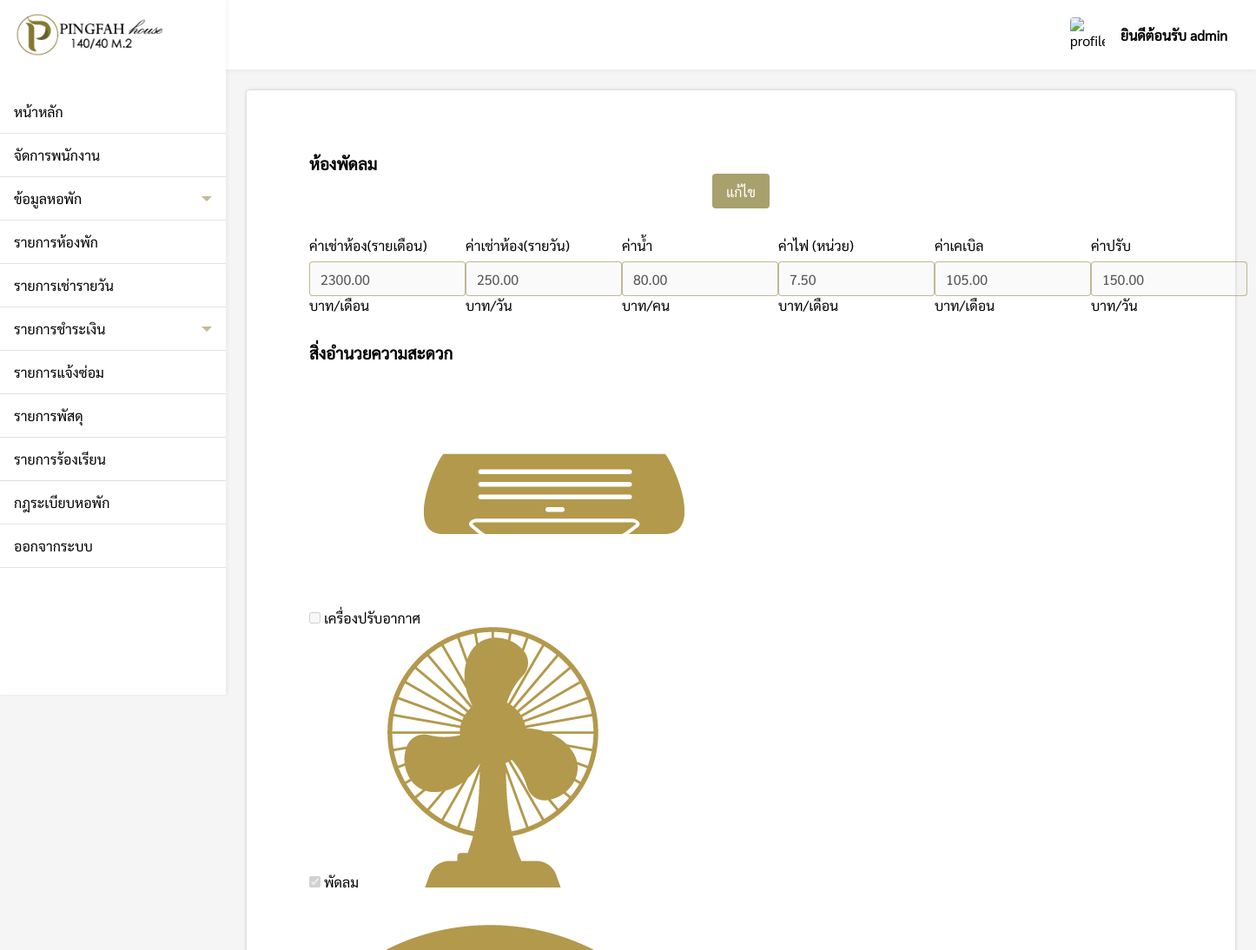
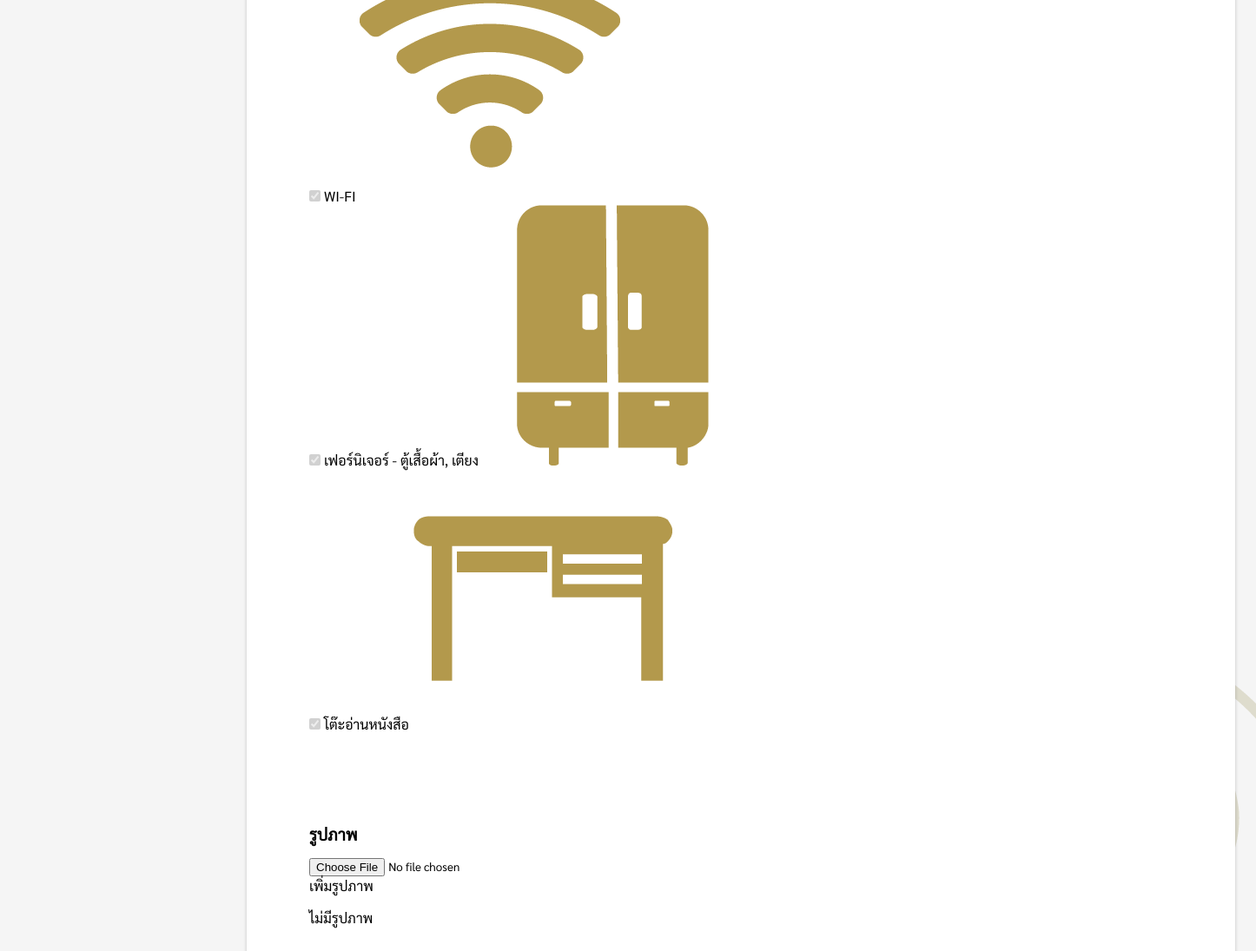
/pages/admin/roomDetail/detail.php?type=fan (signed in), run on the app's committed database (2 pictures, top to bottom).
### tables this page shows
CREATE TABLE `roomdetail` (
  `type` varchar(255) NOT NULL,
  `water_bill` float(255,2) NOT NULL,
  `elec_bill` float(255,2) NOT NULL,
  `cable_charge` float(255,2) NOT NULL,
  `fines` float(255,2) NOT NULL,
  `price` float(255,2) NOT NULL,
  `daily_price` float(255,2) NOT NULL,
  `sv_fan` varchar(2) DEFAULT NULL,
  `sv_air` varchar(2) DEFAULT NULL,
  `sv_wifi` varchar(2) DEFAULT NULL,
  `sv_furniture` varchar(2) DEFAULT NULL,
  `sv_readtable` varchar(2) DEFAULT NULL
);

### pages/admin/roomDetail/detail.php (the view, shortened to what this page needs)
<?php
if($_SESSION['level'] == 'admin'){
    include('../../connection.php');
    include('../../../components/sidebar.php');
    $type = $_REQUEST['type'];
    if($type == "fan"){
        $type_show = "พัดลม";
    }else if($type == "air"){
        $type_show = "แอร์";
    }
    $num = 1;
    $sql = "SELECT * FROM roomdetail WHERE type = '$type_show'";
    $result = $conn->query($sql);
    if ($result->num_rows > 0) {
        while($row = $result->fetch_assoc()) {
?>
<!DOCTYPE html>
<html lang="en">
<head>
    <link rel="stylesheet" href="../../../css/detail.css">
</head>
<body>
    <div style="padding:24px;">
        <div class="box">
            <div class="detail-box">
                <div style="padding:36px;">
                    <form action="function/addData.php?type=<?php echo $type; ?>" method="POST"
                        enctype="multipart/form-data">
                        <div class="header">
                            <h3>ห้อง<?php echo $type_show; ?></h3>
                            <div id="edit" style="display:flex;justify-content:center;align-items:center;">
                                <button type="button" class="edit-btn" onclick="edit()">แก้ไข</button>
                            </div>
                        </div>
                        <div class="roomDetail">
                            <div>
                                <p>ค่าเช่าห้อง(รายเดือน)</p>
                                <input type="text" name="price"
                                    value="<?php if(isset($row['price'])){ echo $row['price']; }else{ echo 0; } ?>"
                                    disabled>
                                <label>บาท/เดือน</label>
                            </div>
                            <div>
                                <p>ค่าเช่าห้อง(รายวัน)</p>
                                <input type="text" name="daily_price"
                                    value="<?php if(isset($row['daily_price'])){ echo $row['daily_price']; }else{ echo 0; } ?>"
                                    disabled>
                                <label>บาท/วัน</label>
                            </div>
                            <div>
                                <p>ค่าน้ำ</p>
                                <input type="text" name="water_bill"
                                    value="<?php if(isset($row['water_bill'])){ echo $row['water_bill']; }else{ echo 0; } ?>"
                                    disabled>
                                <label>บาท/คน</label>
                            </div>
                            <div>
                                <p>ค่าไฟ (หน่วย)</p>
                                <input type="text" name="elec_bill"
                                    value="<?php if(isset($row['elec_bill'])){ echo $row['elec_bill']; }else{ echo 0; } ?>"
                                    disabled>
                                <label>บาท/เดือน</label>
                            </div>
                            <div>
                                <p>ค่าเคเบิล</p>
                                <input type="text" name="cable_charge"
                                    value="<?php if(isset($row['cable_charge'])){ echo $row['cable_charge']; }else{ echo 0; } ?>"
                                    disabled>
                                <label>บาท/เดือน</label>
                            </div>
                            <div>
                                <p>ค่าปรับ</p>
                                <input type="text" name="fines"
                                    value="<?php if(isset($row['fines'])){ echo $row['fines']; }else{ echo 0; } ?>"
                                    disabled>
                                <label>บาท/วัน</label>
                            </div>
                        </div>
                        <div style="padding:32px 0;">
                            <h3>สิ่งอำนวยความสะดวก</h3>
                            <div class="detail-grid">
                                <div class="sub-grid">
                                    <input type="checkbox" name="sv_air" <?php if($row['sv_air'] == 'on'){ echo "checked"; }?> disabled>
                                    <label>เครื่องปรับอากาศ</label>
                                    <img src="../../../img/tool/air2.png">
                                </div>
                                <div class="sub-grid">
                                    <input type="checkbox" name="sv_fan" <?php if($row['sv_fan'] == 'on'){ echo "checked"; }?> disabled>
                                    <label>พัดลม</label>
                                    <img src="../../../img/tool/fan.png">
                                </div>
                                <div class="sub-grid">
                                    <input type="checkbox" name="sv_wifi" <?php if($row['sv_wifi'] == 'on'){ echo "checked"; }?> disabled>
                                    <label>WI-FI</label>
                                    <img src="../../../img/tool/wifi2.png">
                                </div>
                                <div class="sub-grid">
                                    <input type="checkbox" name="sv_furniture" <?php if($row['sv_furniture'] == 'on'){ echo "checked"; }?> disabled>
                                    <label>เฟอร์นิเจอร์ - ตู้เสื้อผ้า, เตียง</label>
                                    <img src="../../../img/tool/clothes.png">
                                </div>
                                <div class="sub-grid">
                                    <input type="checkbox" name="sv_readtable" <?php if($row['sv_readtable'] == 'on'){ echo "checked"; }?> disabled>
                                    <label>โต๊ะอ่านหนังสือ</label>
                                    <img src="../../../img/tool/table.png">
                                </div>
                            </div>
                        </div>
                    </form>
                </div>
                <div style="padding: 36px 36px 0 36px;">
                    <div class="header">
                        <h3>รูปภาพ</h3>
                        <div>
                            <input type="file" name="file" id="file" class="inputfile" accept="images/*" />
                            <label for="file">เพิ่มรูปภาพ</label>
                        </div>
                    </div>
                    <div class="grid">
                        <?php
                            $perpage = 8;
                            if(isset($_GET['gal_page'])){
                                $page = $_GET['gal_page'];
                            }else{
                                $page = 1;
                            }
                            $start = ($page - 1) * $perpage;
                            if($type == "fan"){
                                $sql = "SELECT * FROM fan_gal ORDER BY gal_id DESC LIMIT {$start} , {$perpage}";
                            }else if($type == "air"){
                                $sql = "SELECT * FROM air_gal ORDER BY gal_id DESC LIMIT {$start} , {$perpage}";
                            }
                            $result = $conn->query($sql);
                            if ($result->num_rows > 0) {
                                while($row = $result->fetch_assoc()) {
                            ?>
                        <div class="img-box">
                            <img src="../../images/roomdetail/<?php echo $type; ?>/<?php echo $row['gal_name']; ?>"
                                alt="">
                            <button type="button" class="del-btn" id="del-btn"
                                onclick="delImg('<?php echo $type; ?>',<?php echo $row['gal_id']; ?>,'<?php echo $row['gal_name']; ?>')">X</button>
                        </div>
                        <?php
                                    $num++;
                                }
                            }else{
                                echo "ไม่มีรูปภาพ";
                            }
                            ?>
                    </div>
                </div>
            </div>
        </div>
    </div>
</body>
</html>
<?php
}
    }else{
        echo "0 results";
    }
}else{
    Header("Location: ../../../login.php");
}
?>

### css/navbar.css (style rules this page uses)
* { margin: 0; padding: 0; box-sizing: border-box; font-family: Sarabun; }
body { width: 100%; min-height: 100vh; background: url(../img/tool/submain-banner.png) #f5f5f5 no-repeat bottom right; }

### css/admin/detail.css (style rules this page uses)
* { margin: 0; padding: 0; box-sizing: border-box; font-family: Sarabun; }
.box { padding: 80px 0 0 260px; }
.detail-box { width: 100%; min-height: 870px; padding: 36px; border-radius: 4px; background-color: #fff; -webkit-box-shadow: 0px 0px 4px 0px rgba(0, 0, 0, 0.2); -moz-box-shadow: 0px 0px 4px 0px rgba(0, 0, 0, 0.2); box-shadow: 0px 0px 4px 0px rgba(0, 0, 0, 0.2); }
.detail-box .roomDetail { display: flex; justify-content: space-between; width: 100%; padding-top: 32px; }
.detail-box .roomDetail input { margin-top: 8px; width: 180px; height: 40px; padding: 0 12px; border: 1px solid rgb(131, 120, 47, 0.5); border-radius: 4px; font-size: 16px; outline: none; transition: 0.3s; }
.detail-box .grid { display: grid; grid-template-columns: 497px 497px 497px; grid-gap: 16px; width: 100%; margin-top: 16px; }
.detail-box input[type="file"] { padding-top: 16px; width: 100%; }
.detail-box button { width: auto; height: 40px; padding: 0 16px; border-radius: 4px; border: none; background-color: rgb(131, 120, 47, 0.7); font-size: 16px; font-weight: 500; color: #fff; cursor: pointer; transition: 0.3s; }

### data on the page
roomdetail: price "2300.00", daily_price "250.00", water_bill "80.00", elec_bill "7.50", cable_charge "105.00", fines "150.00", sv_fan "☑", sv_wifi "☑", sv_furniture "☑", sv_readtable "☑"

### other printed values
$_SESSION['name'] "admin"
